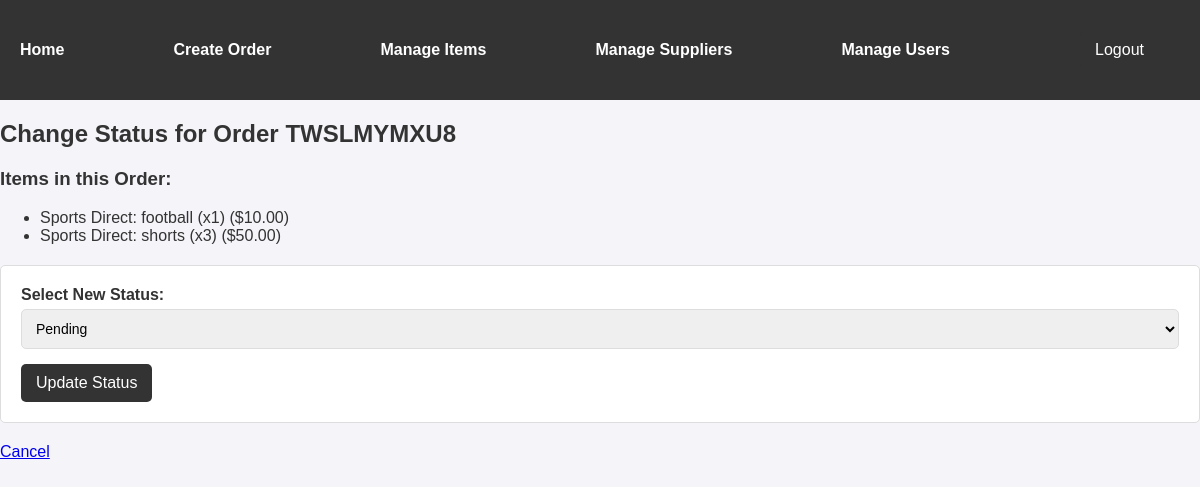
Page /app/change_status/24/ (signed in) on the committed database.
### PO_Items/models.py (models this page shows, shortened)
class PurchaseOrder(models.Model):
    ORDER_STATUS_CHOICES = [
        ('PENDING', 'Pending'),
        ('APPROVED', 'Approved'),
        ('REJECTED', 'Rejected'),
    ]
    order_number = models.CharField(max_length=50)
    created_date = models.DateTimeField(auto_now_add=True)
    status = models.CharField(max_length=20, choices=ORDER_STATUS_CHOICES, default='PENDING')
    created_by = models.ForeignKey(User, on_delete=models.SET_NULL, null=True)

class POItem(models.Model):
    purchase_order = models.ForeignKey(PurchaseOrder, related_name='items', on_delete=models.CASCADE)
    sports_item = models.ForeignKey(SportsItem, on_delete=models.SET_NULL, null=True)
    quantity = models.PositiveIntegerField()
    price = models.DecimalField(max_digits=10, decimal_places=2)  # Price per item

class SportsItem(models.Model):
    supplier = models.ForeignKey(Supplier, on_delete=models.CASCADE)
    name = models.CharField(max_length=100)
    description = models.TextField()
    unit_price = models.DecimalField(max_digits=10, decimal_places=2)

class Supplier(models.Model):
    name = models.CharField(max_length=100)
    contact_info = models.CharField(max_length=255, blank=True)
    def __str__(self):
        return self.name

### PO_Items/decorators.py (the view)
        def _wrapped_view(request, *args, **kwargs):
            if request.user.role in allowed_roles:
                return view_func(request, *args, **kwargs)
            return HttpResponseForbidden("You do not have permission to access this page.")

### PO_Items/views.py (called while the page is built)
@role_required(['ADMIN', 'APPROVER'])
@login_required
def change_status(request, order_id):
    order = get_object_or_404(PurchaseOrder, id=order_id)
    items = POItem.objects.filter(purchase_order=order)
    if request.method == "POST":
        new_status = request.POST.get("status")
        if new_status in dict(PurchaseOrder.ORDER_STATUS_CHOICES):
            order.status = new_status
            order.save()
            return redirect('PO_Items:PO_Items')
    return render(request, 'PO_Items/change_status.html', {'order': order, 'items': items})

### PO_Items/templates/PO_Items/change_status.html (shortened to what this page needs)
{% load static %}
<!DOCTYPE html>
<html>
<head>
    <link rel="stylesheet" type="text/css" href="{% static 'PO_Items/styles.css' %}">
</head>
<body>
    <div class="navbar">
        <a href="{% url 'PO_Items:PO_Items' %}">Home</a>
        {% if request.user.role == 'BUYER' or request.user.role == 'ADMIN' %}
            <a href="{% url 'PO_Items:create_order' %}">Create Order</a>
        {% endif %}
        {% if request.user.role == 'INVENTORY_MANAGER' or request.user.role == 'ADMIN' %}
            <a href="{% url 'PO_Items:manage_items' %}">Manage Items</a>
            <a href="{% url 'PO_Items:manage_suppliers' %}">Manage Suppliers</a>
        {% endif %}
        {% if request.user.role == 'ADMIN' %}
            <a href="{% url 'PO_Items:manage_users' %}">Manage Users</a>
        {% endif %}
        <form class = "form_nav" method="post" action="{% url 'logout' %}" style="margin: 0;">
            <button type="submit" >Logout</button>
        </form>
    </div>
<h2>Change Status for Order {{ order.order_number }}</h2>
<h3>Items in this Order:</h3>
<ul>
    {% for item in items %}
        <li>{{item.sports_item.supplier }}: {{ item.sports_item.name }} (x{{ item.quantity }}) (${{ item.price }})</li>
    {% empty %}
        <li>No items found for this order.</li>
    {% endfor %}
</ul>
<form method="post" action="">
    <label for="status">Select New Status:</label>
    <select name="status" id="status">
        {% for key, value in order.ORDER_STATUS_CHOICES %}
            <option value="{{ key }}" {% if order.status == key %}selected{% endif %}>
                {{ value }}
            </option>
        {% endfor %}
    </select>
    <button type="submit">Update Status</button>
</form>
    <a href="{% url 'PO_Items:PO_Items' %}">Cancel</a>
</body>
</html>

### PO_Items/static/PO_Items/styles.css (style rules this page uses)
body { font-family: Arial, sans-serif; margin: 0; padding: 0; background-color: #f4f4f9; color: #333; }
.form_nav { background-color: #333; border-color: #333; }
.navbar { background-color: #333; color: white; padding: 10px 20px; display: flex; justify-content: space-between; align-items: center; }
.navbar a { color: white; text-decoration: none; margin-right: 15px; font-weight: bold; }
.navbar form { margin: 0; }
.navbar button { background: #333; border: none; color: white; font-size: 16px; cursor: pointer; outline: none; }
form { margin: 20px 0; padding: 20px; background-color: white; border: 1px solid #ddd; border-radius: 5px; }
form label { display: block; margin-bottom: 5px; font-weight: bold; }
form input, form select, form textarea { width: 100%; padding: 10px; margin-bottom: 15px; border: 1px solid #ddd; border-radius: 5px; font-size: 14px; }
form button { background-color: #333; color: white; border: none; padding: 10px 15px; border-radius: 5px; cursor: pointer; font-size: 16px; }
h2, h3 { color: #333; margin-top: 20px; }

### rows in the picture
PurchaseOrder: order_number "TWSLMYMXU8", status "Pending"
POItem: sports_item.supplier "Sports Direct", sports_item.name "football", quantity "1", price "10.00"
POItem: sports_item.supplier "Sports Direct", sports_item.name "shorts", quantity "3", price "50.00"
